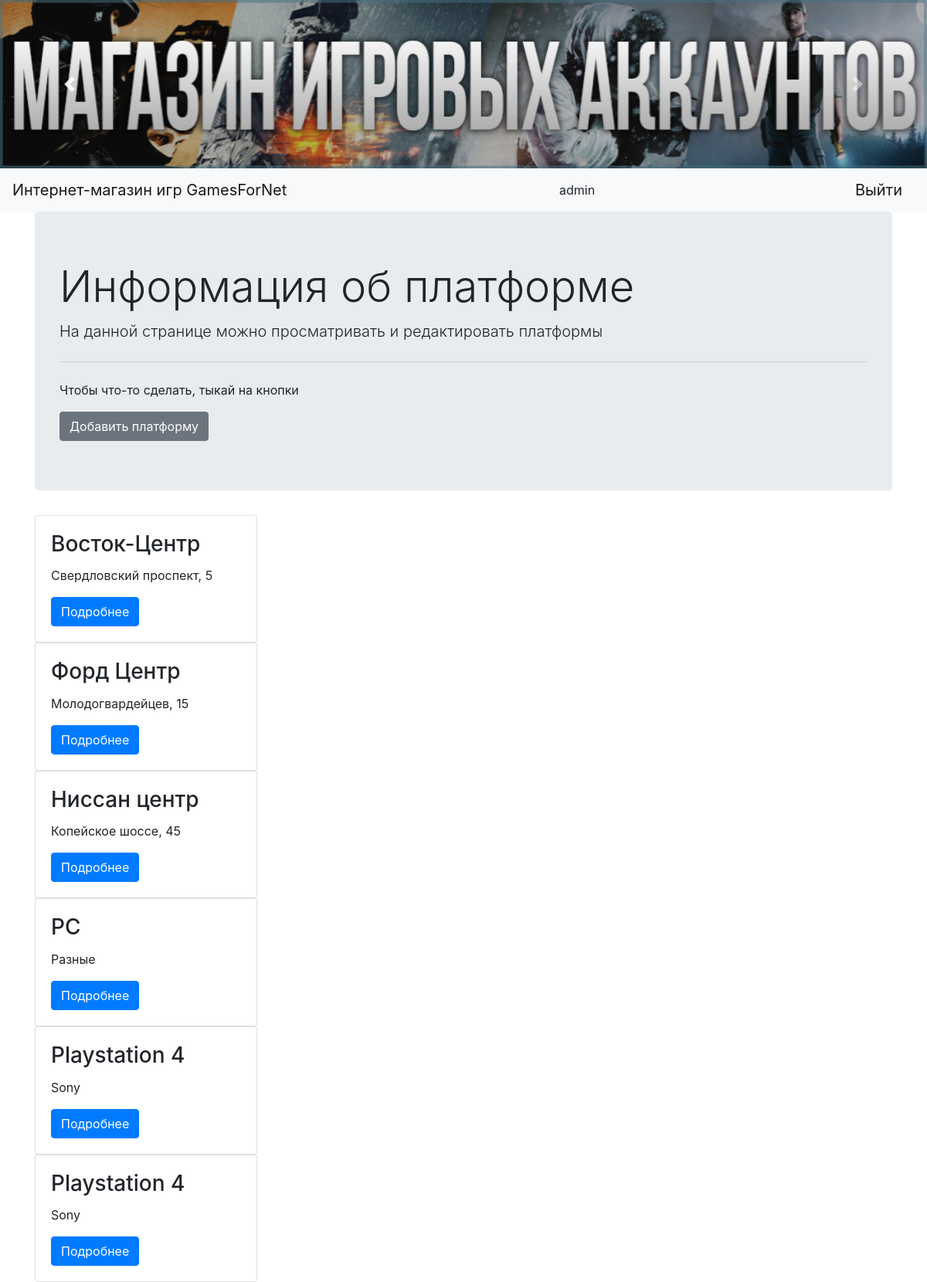
The page /dealer_admin (signed in) on the database its author committed.
### tables this page shows
CREATE TABLE dealers 
                            (dealer_id INTEGER PRIMARY KEY AUTOINCREMENT, 
                             name VARCHAR(20),
                             address VARCHAR(128)
                        );

### index.py (the view)
@app.route('/dealer_admin', methods=['GET'])
def dealer_admin():
    if 'username' not in session:
        return redirect('/login')
    if session['username'] != 'admin':
        flash('Доступ запрещен')
        redirect('index')
    dealers = DealersModel(db.get_connection()).get_all()
    return render_template('dealer_admin.html',
                           username=session['username'],
                           title='Просмотр платформ',
                           dealers=dealers)

### db.py (called while the page is built)
    def get_connection(self):
        return self.conn

### models.py (called while the page is built)
    def get_all(self):
        cursor = self.connection.cursor()
        cursor.execute("SELECT * FROM dealers")
        rows = cursor.fetchall()
        return rows

### templates/dealer_admin.html
{% extends "base.html" %}
{% block content %}
    <div class="jumbotron">
      <h1 class="display-4">Информация об платформе</h1>
      <p class="lead">На данной странице можно просматривать и редактировать платформы</p>
      <hr class="my-4">
      <p>Чтобы что-то сделать, тыкай на кнопки</p>
        <a href="{{ url_for('add_dealer') }}">
            <button type="button" class="btn btn-secondary">Добавить платформу</button>
        </a>
    </div>
    {% for item in dealers %}
        <div class="card" style="width: 18rem;">
          <div class="card-body">
            <h3 class="card-title">{{ item[1] }}</h3>
            <p class="card-text">{{ item[2] }}</p>
            <a href="/dealer/{{ item[0] }}" class="btn btn-primary">Подробнее</a>
          </div>
        </div>
    {% endfor %}
{% endblock %}

### rows shown on the page
dealers: name "Восток-Центр", address "Свердловский проспект, 5"
dealers: name "Форд Центр", address "Молодогвардейцев, 15"
dealers: name "Ниссан центр", address "Копейское шоссе, 45"
dealers: name "PC", address "Разные"
dealers: name "Playstation 4", address "Sony"
dealers: name "Playstation 4", address "Sony"

### other values the page prints
{{ username }} "admin"
